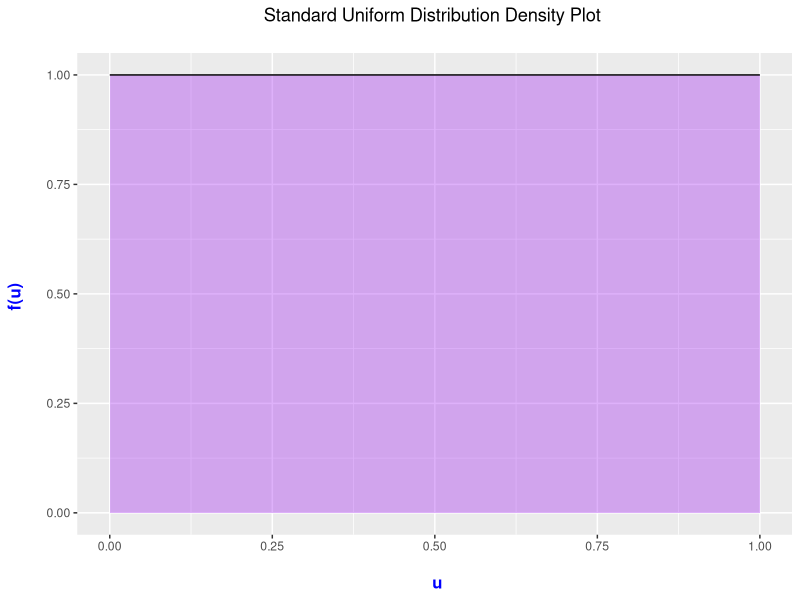
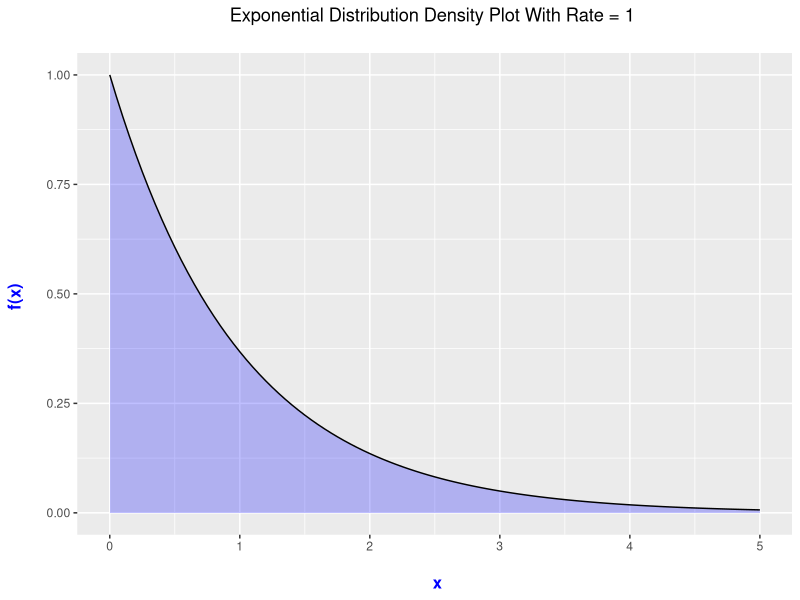
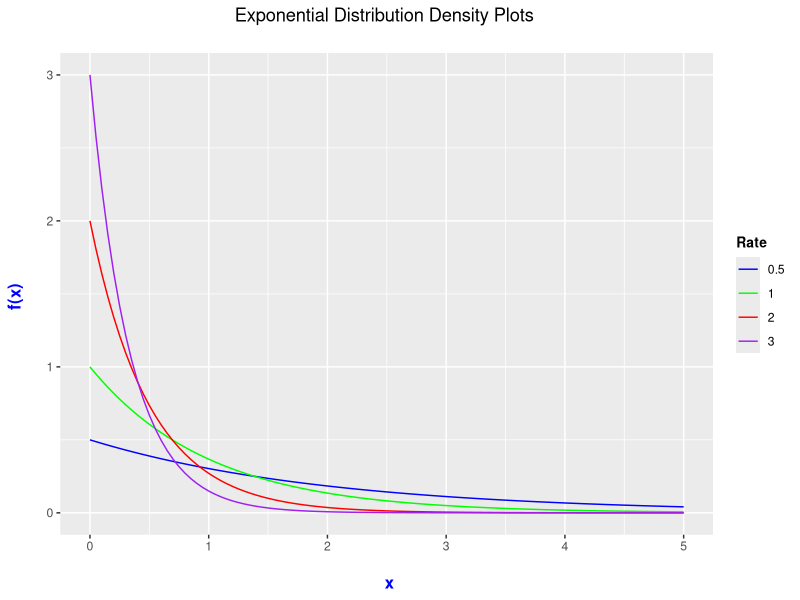
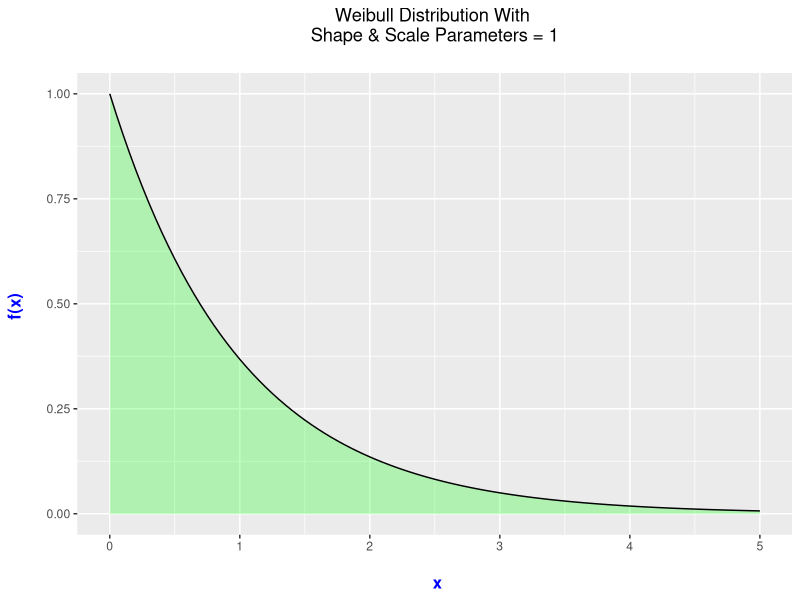
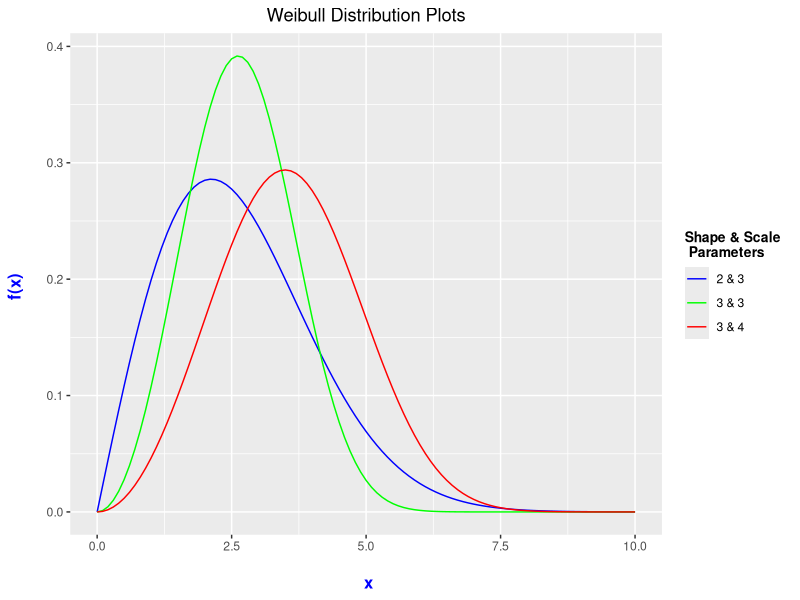
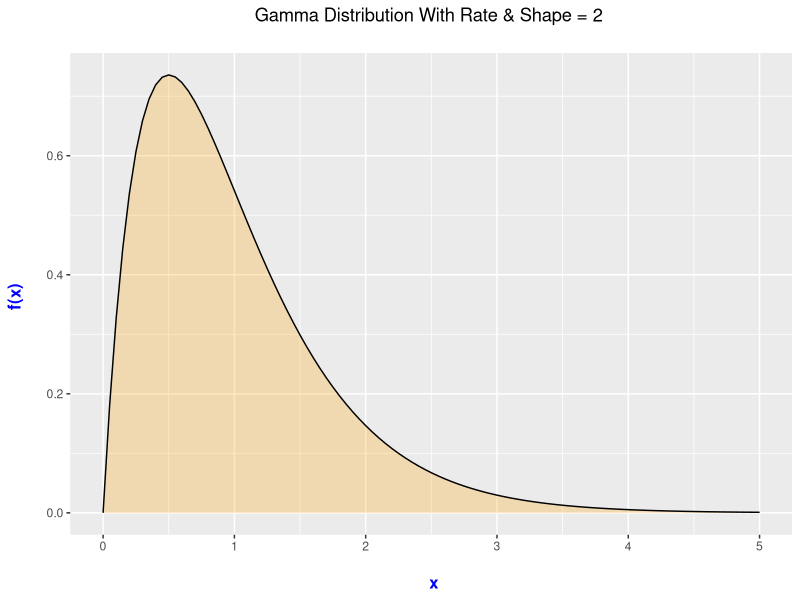
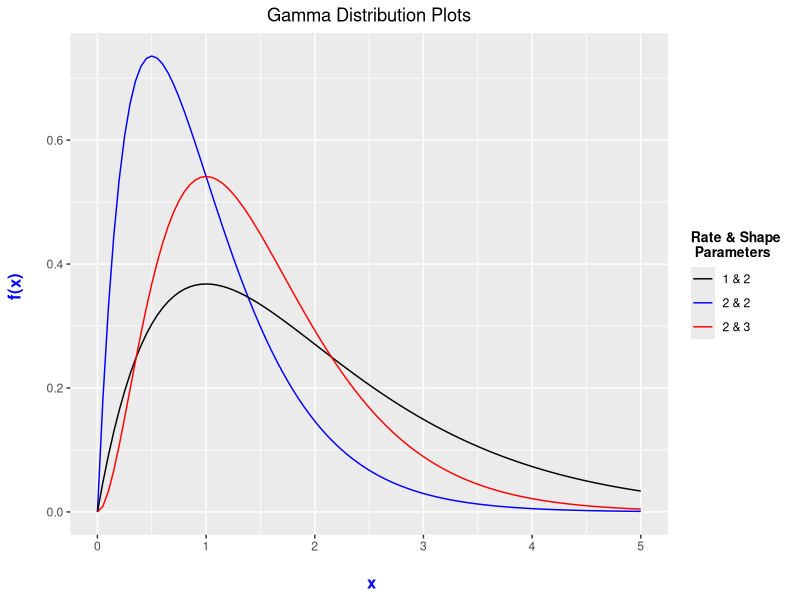
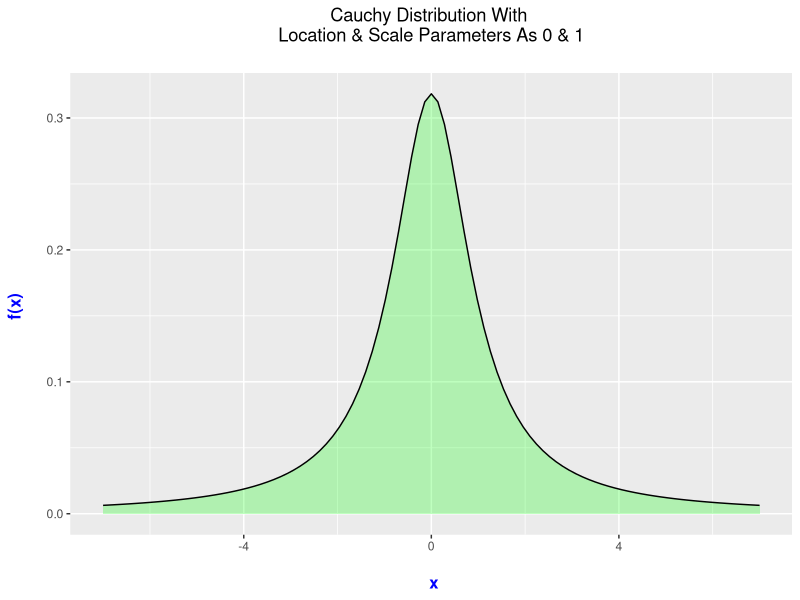

Write the R code that produced these figures, in order.
## Plotting Continuous Probability Distributions Using ggplot2

library(ggplot2)

# Plot continuous probability distributions with ggplot2:

# Explain some ggplot2 basics and resources:

# Main Code Template:

# ggplot(x = data.frame(c(a, b)), aes(x = x)) 
#   + stat_function(fun = function_name) +
#   other add-on functions such as labels, text and so on.

#--------------

## 1) Standard Uniform Distribution Plot [Unif(0, 1)]

# Template Code from R Doc. : dunif(x, min = 0, max = 1, log = FALSE)

a <- 0; b <- 1

ggplot(data.frame(x = c(a, b)), aes(x = x)) + xlim(c(a, b)) + ylim(0, 1/(b - a)) +
  stat_function(fun = dunif, args = list(min = a, max = b), geom = "area", 
                fill = "purple", alpha = 0.35) + 
  stat_function(fun = dunif, args = list(min = a, max = b)) + 
  labs(x = "\n u", y = "f(u) \n", 
       title = "Standard Uniform Distribution Density Plot \n") + 
  theme(plot.title = element_text(hjust = 0.5), 
        axis.title.x = element_text(face="bold", colour="blue", size = 12),
        axis.title.y = element_text(face="bold", colour="blue", size = 12))

#args = list() for inputting values in the function


#--------------

## 2) Exponential Distribution Plot:

# Template Code in R Doc.: dexp(x, rate = 1, log = FALSE)
# Mean is 1/rate

# Initialize some values.

x_lower <- 0
x_upper <- 5

max_height <- max(dexp(x_lower:x_upper, rate = 1, log = FALSE))
max_height

ggplot(data.frame(x = c(x_lower, x_upper)), aes(x = x)) + xlim(x_lower, x_upper) + 
  ylim(0, max_height) +
  stat_function(fun = dexp, args = list(rate = 1), geom = "area", 
                fill = "blue", alpha = 0.25) + 
  stat_function(fun = dexp, args = list(rate = 1)) + 
  labs(x = "\n x", y = "f(x) \n", 
       title = "Exponential Distribution Density Plot With Rate = 1 \n") + 
  theme(plot.title = element_text(hjust = 0.5), 
        axis.title.x = element_text(face="bold", colour="blue", size = 12),
        axis.title.y = element_text(face="bold", colour="blue", size = 12))

# Multiple Exponential Distribution Plots:

x_lower <- 0
x_upper <- 5

max_height2 <- max(dexp(x_lower:x_upper, rate = 1, log = FALSE), 
                   dexp(x_lower:x_upper, rate = 2, log = FALSE),
                   dexp(x_lower:x_upper, rate = 3, log = FALSE),
                   dexp(x_lower:x_upper, rate = 0.5, log = FALSE))

max_height2

ggplot(data.frame(x = c(x_lower, x_upper)), aes(x = x)) + xlim(x_lower, x_upper) + 
  ylim(0, max_height2) +
  stat_function(fun = dexp, args = list(rate = 0.5), aes(colour = "0.5")) + 
  stat_function(fun = dexp, args = list(rate = 1), aes(colour = "1")) + 
  stat_function(fun = dexp, args = list(rate = 2), aes(colour = "2")) + 
  stat_function(fun = dexp, args = list(rate = 3), aes(colour = "3")) + 
  scale_color_manual("Rate", values = c("blue", "green", "red", "purple")) +
  labs(x = "\n x", y = "f(x) \n", 
       title = "Exponential Distribution Density Plots \n") + 
  theme(plot.title = element_text(hjust = 0.5), 
        axis.title.x = element_text(face="bold", colour="blue", size = 12),
        axis.title.y = element_text(face="bold", colour="blue", size = 12),
        legend.title = element_text(face="bold", size = 10),
        legend.position = "right")

# References:
# https://stackoverflow.com/questions/31792634/adding-legend-to-ggplot2-with-multiple-lines-on-plot
# https://stackoverflow.com/questions/19950219/using-legend-with-stat-function-in-ggplot2

#--------------

## 3) Weibull Distribution Plot:

# R Doc. Template for Weibull: dweibull(x, shape, scale = 1, log = FALSE)

# Initialize some values.

x_lower_wei <- 0
x_upper_wei <- 5

max_height_wei <- max(dweibull(x_lower_wei:x_upper_wei, shape = 1, scale = 1, log = FALSE))
max_height_wei

# Shape Parameter (a) of 1 turns Weibull distribution to exponential distribution:

ggplot(data.frame(x = c(x_lower_wei , x_upper_wei)), aes(x = x)) + 
  xlim(c(x_lower_wei , x_upper_wei)) + 
  ylim(0, max_height_wei) +
  stat_function(fun = dweibull, args = list(shape = 1, scale = 1), geom = "area", 
                fill = "green", alpha = 0.25) + 
  stat_function(fun = dweibull, args = list(shape = 1, scale = 1)) + 
  labs(x = "\n x", y = "f(x) \n", 
       title = "Weibull Distribution With \n Shape & Scale Parameters = 1 \n") + 
  theme(plot.title = element_text(hjust = 0.5), 
        axis.title.x = element_text(face="bold", colour="blue", size = 12),
        axis.title.y = element_text(face="bold", colour="blue", size = 12))

# Plotting Three Weibull Distributions:


x_lower_wei <- 0
x_upper_wei <- 10

# Excluded ylimits this time.

ggplot(data.frame(x = c(x_lower_wei , x_upper_wei)), aes(x = x)) + 
  xlim(c(x_lower_wei , x_upper_wei)) + 
  stat_function(fun = dweibull, args = list(shape = 2, scale = 3), aes(colour = "2 & 3")) + 
  stat_function(fun = dweibull, args = list(shape = 3, scale = 3), aes(colour = "3 & 3")) + 
  stat_function(fun = dweibull, args = list(shape = 3, scale = 4), aes(colour = "3 & 4")) + 
  scale_color_manual("Shape & Scale \n Parameters", values = c("blue", "green", "red")) +
  labs(x = "\n x", y = "f(x) \n", 
       title = "Weibull Distribution Plots") + 
  theme(plot.title = element_text(hjust = 0.5), 
        axis.title.x = element_text(face="bold", colour="blue", size = 12),
        axis.title.y = element_text(face="bold", colour="blue", size = 12),
        legend.title = element_text(face="bold", size = 10),
        legend.position = "right")

#--------------

## 4) Gamma Distributions:

# R Doc Code for Gamma Dist:
# dgamma(x, shape, rate = 1, scale = 1/rate, log = FALSE)
# Have to specify rate or scale but not both.

# Initialize some values.

x_lower_g <- 0
x_upper_g <- 5

# No limitations on height.

# Gamma Distribution Plot With Rate = 2 and Scale = 0.5

ggplot(data.frame(x = c(x_lower_g , x_upper_g)), aes(x = x)) + 
  xlim(c(x_lower_g , x_upper_g)) + 
  stat_function(fun = dgamma, args = list(rate = 2, shape = 2), geom = "area", 
                fill = "orange", alpha = 0.25) + 
  stat_function(fun = dgamma, args = list(rate = 2, shape = 2)) + 
  labs(x = "\n x", y = "f(x) \n", 
       title = "Gamma Distribution With Rate & Shape = 2 \n") + 
  theme(plot.title = element_text(hjust = 0.5), 
        axis.title.x = element_text(face="bold", colour="blue", size = 12),
        axis.title.y = element_text(face="bold", colour="blue", size = 12))

# Multiple Gamma Distributions:

x_lower_g <- 0
x_upper_g <- 5

ggplot(data.frame(x = c(x_lower_g , x_upper_g)), aes(x = x)) + 
  xlim(c(x_lower_g , x_upper_g)) + 
  stat_function(fun = dgamma, args = list(rate = 2, shape = 2), aes(colour = "2 & 2")) + 
  stat_function(fun = dgamma, args = list(rate = 1, shape = 2), aes(colour = "1 & 2")) + 
  stat_function(fun = dgamma, args = list(rate = 2, shape = 3), aes(colour = "2 & 3")) + 
  scale_color_manual("Rate & Shape \n Parameters", values = c("black", "blue", "red")) +
  labs(x = "\n x", y = "f(x) \n", 
       title = "Gamma Distribution Plots") + 
  theme(plot.title = element_text(hjust = 0.5), 
        axis.title.x = element_text(face="bold", colour="blue", size = 12),
        axis.title.y = element_text(face="bold", colour="blue", size = 12),
        legend.title = element_text(face="bold", size = 10),
        legend.position = "right")


#--------------

## 5) Cauchy Distribution:

# R Doc code template: dcauchy(x, location = 0, scale = 1, log = FALSE)

x_lower_chy <- -7
x_upper_chy <- 7

max_height <- max(dcauchy(x_lower_chy:x_upper_chy , location = 0, scale = 1, log = FALSE))
max_height


ggplot(data.frame(x = c(x_lower_chy, x_upper_chy )), aes(x = x)) + xlim(c(x_lower_chy, x_upper_chy )) + 
  ylim(0, max_height) +
  stat_function(fun = dcauchy, args = list(location = 0, scale = 1), geom = "area", 
                fill = "green", alpha = 0.25) + 
  stat_function(fun = dcauchy, args = list(location = 0, scale = 1)) + 
  labs(x = "\n x", y = "f(x) \n", 
       title = "Cauchy Distribution With \n Location & Scale Parameters As 0 & 1 \n") + 
  theme(plot.title = element_text(hjust = 0.5), 
        axis.title.x = element_text(face="bold", colour="blue", size = 12),
        axis.title.y = element_text(face="bold", colour="blue", size = 12))

## Mutliple Cauchy Density Plots:

x_lower_chy <- -10
x_upper_chy <- 10

ggplot(data.frame(x = c(x_lower_chy , x_upper_chy)), aes(x = x)) + 
  xlim(c(x_lower_chy , x_upper_chy)) + 
  stat_function(fun = dcauchy, args = list(location = 0, scale = 1), aes(colour = "0 & 1")) + 
  stat_function(fun = dcauchy, args = list(location = -1, scale = 1), aes(colour = "-1 & 1")) + 
  stat_function(fun = dcauchy, args = list(location = 2, scale = 2), aes(colour = "2 & 2")) + 
  scale_color_manual("Location & Shape \n Parameters", values = c("green", "purple", "red")) +
  labs(x = "\n x", y = "f(x) \n", 
       title = "Cauchy Distribution Plots") + 
  theme(plot.title = element_text(hjust = 0.5), 
        axis.title.x = element_text(face="bold", colour="blue", size = 12),
        axis.title.y = element_text(face="bold", colour="blue", size = 12),
        legend.title = element_text(face="bold", size = 8),
        legend.position = "right")


#--------------

# Can run similar code for other distributions such as
# Beta, F-distribution, Chi-Squared, Log-Normal, Student's t-distribution

#--------------

# 6) Pareto Distribution Using Custom Function:

# Resource: http://www.math.wm.edu/~leemis/chart/UDR/PDFs/Pareto.pdf

# Pareto Density Function:
pareto_pdf <- function(x, lambda = 1, k = 1){
    density <- (k*(lambda^k)) / (x^(k + 1))
    return(density)
}

x_lower_pareto <- 1
x_upper_pareto <- 10



ggplot(data.frame(x = c(x_lower_pareto, x_upper_pareto)), aes(x = x)) + 
  stat_function(fun = pareto_pdf, args = list(lambda = 1, k = 1),
                geom = "area", fill = "green", alpha = 0.5) + 
  stat_function(fun = pareto_pdf, args = list(lambda = 1, k = 1)) + 
  labs(x = "\n x", y = "f(x) \n", 
       title = "Pareto Distribution Plot \n") + 
  theme(plot.title = element_text(hjust = 0.5), 
        axis.title.x = element_text(face="bold", colour="blue", size = 12),
        axis.title.y = element_text(face="bold", colour="blue", size = 12))

# Multiple Pareto Distributions:

ggplot(data.frame(x = c(x_lower_pareto, x_upper_pareto)), aes(x = x)) + 
  xlim(c(x_lower_pareto, x_upper_pareto)) +
  stat_function(fun = pareto_pdf, args = list(lambda = 1, k = 1), aes(colour = "1 & 1")) + 
  stat_function(fun = pareto_pdf, args = list(lambda = 2, k = 1), aes(colour = "2 & 1")) + 
  stat_function(fun = pareto_pdf, args = list(lambda = 2, k = 1.5), aes(colour = "2 & 1.5")) + 
  scale_color_manual("Lambda & k \n Values", values = c("green", "purple", "red")) +
  labs(x = "\n x", y = "f(x) \n", 
       title = "Pareto Distribution Plots \n") + 
  theme(plot.title = element_text(hjust = 0.5), 
        axis.title.x = element_text(face="bold", colour="blue", size = 12),
        axis.title.y = element_text(face="bold", colour="blue", size = 12),
        legend.title = element_text(face="bold", size = 8),
        legend.position = "right")